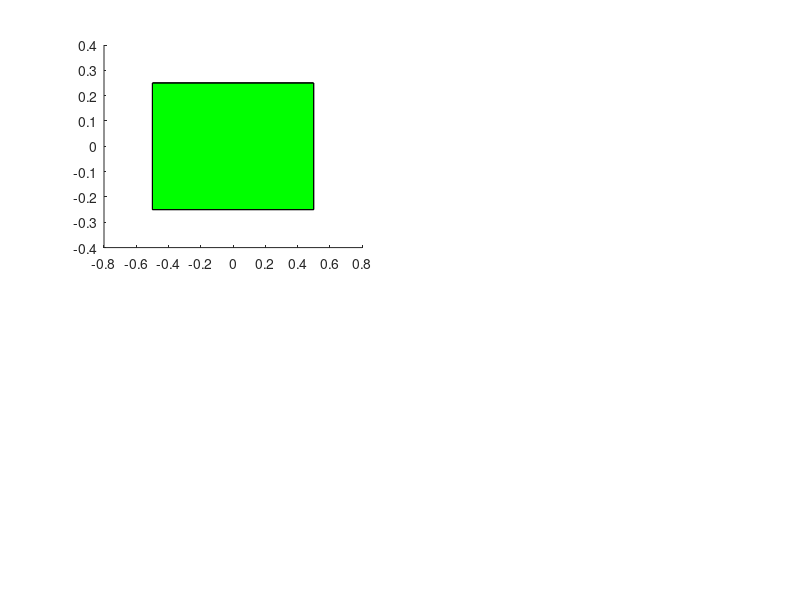

This figure's MATLAB source: (Note: this script raises an error after producing the figure.)
function rotation_of_a_box_321_euler
%%% how to use patch with face and vertex %%
clear all
close all
clc

%%%%%%%%% a single angle %%%%%%
% phi = deg2rad(90); 
% theta = deg2rad(90);
% psi = deg2rad(90);
% angles = [phi, theta, psi];
% figure(1)
% animate(angles);

%%%%%%%% rotate by 90 degrees individually %%%
figure(1)
phi = deg2rad(0); 
theta = deg2rad(0);
psi = deg2rad(0);
angles = [phi, theta, psi];
subplot(2,2,1); animate(angles);

phi = deg2rad(0); 
theta = deg2rad(0);
psi = deg2rad(90);
angles = [phi, theta, psi];
subplot(2,2,2); animate(angles);

phi = deg2rad(0); 
theta = deg2rad(90);
psi = deg2rad(90);
angles = [phi, theta, psi];
subplot(2,2,3); animate(angles);

phi = deg2rad(90); 
theta = deg2rad(90);
psi = deg2rad(90);
angles = [phi, theta, psi];
subplot(2,2,4); animate(angles);

% %%%%%% animation %%%%%%
% phi = linspace(0,pi/2,100);
% theta = linspace(0,pi,100);
% psi = linspace(0,pi/4,100);
% angles = [phi', theta', psi'];
% figure(2)
% animate(angles);


function animate(angles)

lx = 0.5;  %along x
ly = 0.25; %along y 
lz = 0.1; %along z
ll = 1; %for lines along x-, y- and z-axis
dmax = max([lx ly lz ll]);


line_x = [0 0 0; 
         ll 0 0];
line_y = [0 0 0; 
          0 ll 0];
line_z = [0 0 0; 
          0 0 ll];

vertex(1,:) = [ lx  ly -lz];
vertex(2,:) = [ lx -ly -lz];
vertex(3,:) = [ lx -ly  lz];
vertex(4,:) = [ lx  ly  lz];
vertex(5,:) = [-lx  ly -lz];
vertex(6,:) = [-lx -ly -lz];
vertex(7,:) = [-lx -ly  lz];
vertex(8,:) = [-lx  ly  lz];

face = [ 1 2 3 4 ;
         5 6 7 8 ;
         2 6 7 3 ;
         1 5 8 4 ;
         3 7 8 4 ;
         2 6 5 1 ];


[m,n] = size(vertex);
[mm,nn] = size(angles);
[p,q] = size(line_x);

for ii=1:mm
    phi = angles(ii,1); 
    theta = angles(ii,2);
    psi = angles(ii,3);
    R = get_rotation(phi,theta,psi);
    
    for i=1:m
        r_body = vertex(i,:)';
        r_world = R*r_body;
        new_vertex(i,:) = r_world';
    end
      

    for i=1:p
        line_x_body = line_x(i,:)';
        line_x_world = R*line_x_body;
        new_line_x(i,:) = line_x_world';
        
        line_y_body = line_y(i,:)';
        line_y_world = R*line_y_body;
        new_line_y(i,:) = line_y_world';
        
        line_z_body = line_z(i,:)';
        line_z_world = R*line_z_body;
        new_line_z(i,:) = line_z_world';
    end
        
   
    h1 = patch('Vertices',new_vertex,'Faces',face,'FaceColor','green'); hold on
    
    %custom written script to animate lines with arrows
    draw_line3(new_line_x(1,:),new_line_x(2,:),'LineWidth',0.02,'ArrowLength',0.1,'ArrowDirection',1,'ArrowIntend',0.01,'ArrowColor','r','ArrowAngle',20);
    draw_line3(new_line_y(1,:),new_line_y(2,:),'LineWidth',0.02,'ArrowLength',0.1,'ArrowDirection',1,'ArrowIntend',0.01,'ArrowColor','r','ArrowAngle',20);
    draw_line3(new_line_z(1,:),new_line_z(2,:),'LineWidth',0.02,'ArrowLength',0.1,'ArrowDirection',1,'ArrowIntend',0.01,'ArrowColor','r','ArrowAngle',20);
    title(['phi (x) = ', num2str(rad2deg(phi)),'; theta (y) = ', num2str(rad2deg(theta)),'; psi (z) = ', num2str(rad2deg(psi))],'Fontsize',14);

    %matlab default lines without arrows
    %h2 = line(new_line_x(:,1)', new_line_x(:,2)', new_line_x(:,3)','Linewidth',4); 
    %h3 = line(new_line_y(:,1)', new_line_y(:,2)', new_line_y(:,3)','Linewidth',4); 
    %h4 = line(new_line_z(:,1)', new_line_z(:,2)', new_line_z(:,3)','Linewidth',4); 
    axis([-dmax dmax -dmax dmax -dmax dmax]);
    xlabel('x'); ylabel('y'); zlabel('z');
    view(3)
    pause(0.01)
    if (ii~=mm)
         clf %clear everthing on the figure window
    end
end

function R = get_rotation(phi,theta,psi)

%%%%%%% uses 3-2-1 euler angles
R_x = [1    0       0; ...
       0  cos(phi) -sin(phi); ...
       0  sin(phi) cos(phi)];
   
R_y = [cos(theta)  0   sin(theta); ...
       0           1         0; ...
      -sin(theta) 0   cos(theta)]; 
   
R_z = [cos(psi) -sin(psi)  0; ...
       sin(psi)  cos(psi)  0; ...
       0           0       1];  
R = R_z*R_y*R_x;